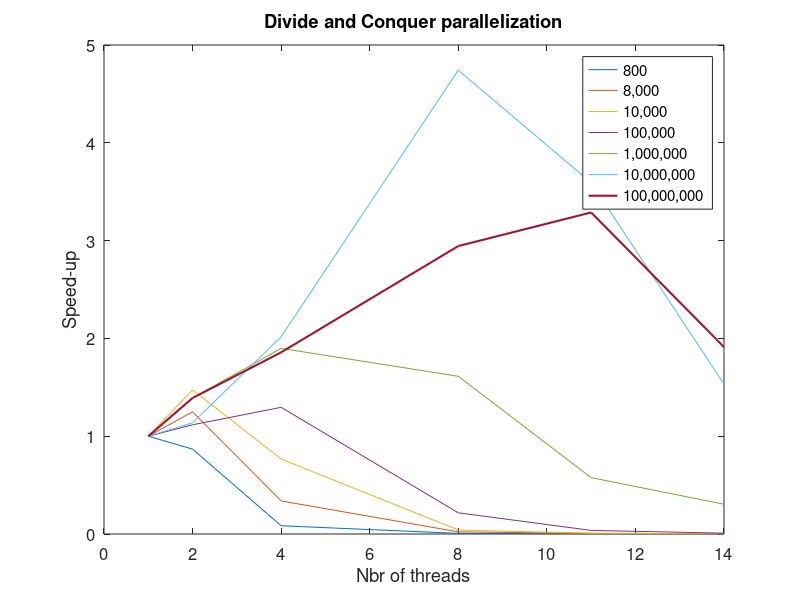

MATLAB code to generate this figure:
%Speed up plots

clear all; clc;
threads  = [1,2,4,8,11,14];


results_800  = [0.000328 0.000378 0.003892 0.050652 0.119161 0.161968];
results_8000  = [0.001730 0.001385 0.005117 0.078531 0.331402 0.885245];
speedup_800 = results_800(1) ./ results_800;
speedup_8000 = results_8000(1) ./ results_8000;
results_10000 = [0.003069 0.002083 0.004003 0.075439 0.376232  1.361676 ];
speedup_10000 = results_10000(1) ./ results_10000;
results_100000 = [0.020062, 0.017962 , 0.015491 , 0.092553, 0.543663, 2.464194];
speedup_100000 = results_100000(1) ./ results_100000;
results_1000000 = [0.22385, 0.160895 , 0.117940 , 0.138814, 0.388375, 0.735183];
speedup_1000000 = results_1000000(1) ./ results_1000000;
results_10000000 = [4.143608, 3.644617 , 2.054690, 0.873692, 1.153446, 2.704628 ];
speedup_10000000 = results_10000000(1) ./ results_10000000;

results_hej = [30.413834, 21.872313 , 16.373299, 10.330113, 9.250477, 15.913822];
speedup_100000000 = results_hej(1) ./ results_hej;


plot(threads, speedup_800, threads, speedup_8000,threads, speedup_10000,threads, speedup_100000,threads,speedup_1000000,threads,speedup_10000000, threads, speedup_100000000, 'LineWidth', 1.5);


set(gca, 'FontSize', 12)
title('Divide and Conquer parallelization')
legend('800','8,000', '10,000','100,000', '1,000,000', '10,000,000', '100,000,000')
ylabel('Speed-up')
xlabel('Nbr of threads')
